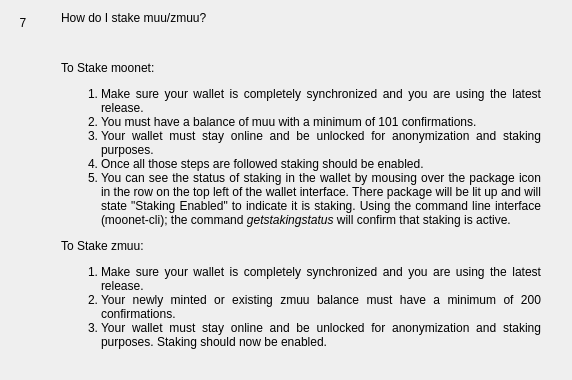
                  <widget class="QWidget" name="widgetFaq7" native="true">
                   <layout class="QHBoxLayout" name="horizontalpage_7" stretch="0,1">
                    <item alignment="Qt::AlignTop">
                     <widget class="QLabel" name="labelNumber7">
                      <property name="minimumSize">
                       <size>
                        <width>24</width>
                        <height>24</height>
                       </size>
                      </property>
                      <property name="maximumSize">
                       <size>
                        <width>16777215</width>
                        <height>24</height>
                       </size>
                      </property>
                      <property name="text">
                       <string>7</string>
                      </property>
                      <property name="alignment">
                       <set>Qt::AlignCenter</set>
                      </property>
                     </widget>
                    </item>
                    <item>
                     <layout class="QVBoxLayout" name="verticalLayoutpage_7">
                      <property name="leftMargin">
                       <number>20</number>
                      </property>
                      <property name="rightMargin">
                       <number>20</number>
                      </property>
                      <item>
                       <widget class="QLabel" name="labelSubtitle7">
                        <property name="text">
                         <string>How do I stake muu/zmuu?</string>
                        </property>
                        <property name="wordWrap">
                         <bool>true</bool>
                        </property>
                       </widget>
                      </item>
                      <item>
                       <spacer name="verticalSpacer_70">
                        <property name="orientation">
                         <enum>Qt::Vertical</enum>
                        </property>
                        <property name="sizeType">
                         <enum>QSizePolicy::Fixed</enum>
                        </property>
                        <property name="sizeHint" stdset="0">
                         <size>
                          <width>20</width>
                          <height>30</height>
                         </size>
                        </property>
                       </spacer>
                      </item>
                      <item>
                       <widget class="QLabel" name="labelContent7">
                        <property name="text">
                         <string>
                           &lt;html&gt;&lt;head/&gt;&lt;body&gt;&lt;p align=&quot;justify&quot;&gt;
                           To Stake moonet:
                           &lt;/p&gt;&lt;p align=&quot;justify&quot;&gt;
                           &lt;ol&gt;&lt;li&gt;
                           Make sure your wallet is completely synchronized and you are using the latest release.
                           &lt;li&gt;
                           You must have a balance of muu with a minimum of 101 confirmations.
                           &lt;li&gt;
                           Your wallet must stay online and be unlocked for anonymization and staking purposes.
                           &lt;li&gt;
                           Once all those steps are followed staking should be enabled.
                           &lt;li&gt;
                           You can see the status of staking in the wallet by mousing over the package icon in the row on the top left of the wallet interface. There package will be lit up and will state &quot;Staking Enabled&quot; to indicate it is staking.  Using the command line interface (moonet-cli); the command &lt;i&gt;getstakingstatus&lt;/i&gt; will confirm that staking is active.
                           &lt;/li&gt;&lt;/ol&gt;
                           &lt;/p&gt;&lt;p align=&quot;justify&quot;&gt;
                           To Stake zmuu:
                           &lt;/p&gt;&lt;p align=&quot;justify&quot;&gt;
                           &lt;ol&gt;&lt;li&gt;
                           Make sure your wallet is completely synchronized and you are using the latest release.
                           &lt;li&gt;
                           Your newly minted or existing zmuu balance must have a minimum of 200 confirmations.
                           &lt;li&gt;
                           Your wallet must stay online and be unlocked for anonymization and staking purposes.
                           Staking should now be enabled.
                           &lt;/li&gt;&lt;/ol&gt;
                           &lt;/p&gt;&lt;/body&gt;&lt;/html&gt;
                         </string>
                        </property>
                        <property name="alignment">
                         <set>Qt::AlignLeading|Qt::AlignLeft|Qt::AlignTop</set>
                        </property>
                        <property name="wordWrap">
                         <bool>true</bool>
                        </property>
                       </widget>
                      </item>
                      <item>
                       <spacer name="verticalSpacer_71">
                        <property name="orientation">
                         <enum>Qt::Vertical</enum>
                        </property>
                        <property name="sizeHint" stdset="0">
                         <size>
                          <width>20</width>
                          <height>20</height>
                         </size>
                        </property>
                       </spacer>
                      </item>
                     </layout>
                    </item>
                   </layout>
                  </widget>
